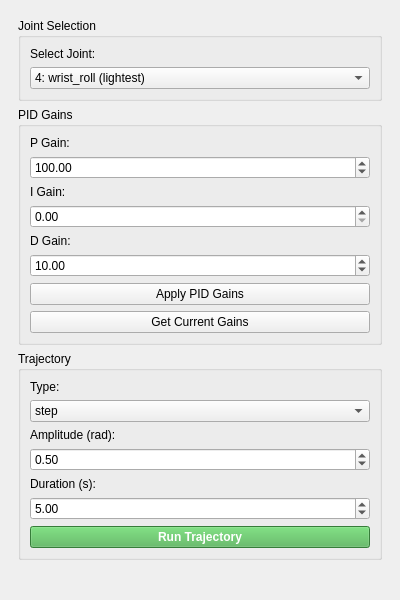
<?xml version="1.0" encoding="UTF-8"?>
<ui version="4.0">
 <class>MainWindow</class>
 <widget class="QMainWindow" name="MainWindow">
  <property name="geometry">
   <rect>
    <x>0</x>
    <y>0</y>
    <width>400</width>
    <height>600</height>
   </rect>
  </property>
  <property name="windowTitle">
   <string>PID Trajectory Tuner</string>
  </property>
  <widget class="QWidget" name="centralwidget">
   <layout class="QVBoxLayout" name="verticalLayout_main">
    <item>
     <widget class="QWidget" name="controlPanel" native="true">
      <layout class="QVBoxLayout" name="verticalLayout">
       <item>
        <widget class="QGroupBox" name="jointGroup">
         <property name="title">
          <string>Joint Selection</string>
         </property>
         <layout class="QVBoxLayout" name="verticalLayout_2">
          <item>
           <widget class="QLabel" name="label">
            <property name="text">
             <string>Select Joint:</string>
            </property>
           </widget>
          </item>
          <item>
           <widget class="QComboBox" name="jointCombo">
            <item>
             <property name="text">
              <string>4: wrist_roll (lightest)</string>
             </property>
            </item>
            <item>
             <property name="text">
              <string>3: wrist_pitch</string>
             </property>
            </item>
            <item>
             <property name="text">
              <string>2: elbow_pitch</string>
             </property>
            </item>
            <item>
             <property name="text">
              <string>1: shoulder_pitch</string>
             </property>
            </item>
            <item>
             <property name="text">
              <string>0: base_rotation (heaviest)</string>
             </property>
            </item>
           </widget>
          </item>
         </layout>
        </widget>
       </item>
       <item>
        <widget class="QGroupBox" name="pidGroup">
         <property name="title">
          <string>PID Gains</string>
         </property>
         <layout class="QVBoxLayout" name="verticalLayout_3">
          <item>
           <widget class="QLabel" name="label_2">
            <property name="text">
             <string>P Gain:</string>
            </property>
           </widget>
          </item>
          <item>
           <widget class="QDoubleSpinBox" name="pSpin">
            <property name="maximum">
             <double>1000.000000000000000</double>
            </property>
            <property name="singleStep">
             <double>10.000000000000000</double>
            </property>
            <property name="value">
             <double>100.000000000000000</double>
            </property>
           </widget>
          </item>
          <item>
           <widget class="QLabel" name="label_3">
            <property name="text">
             <string>I Gain:</string>
            </property>
           </widget>
          </item>
          <item>
           <widget class="QDoubleSpinBox" name="iSpin">
            <property name="maximum">
             <double>100.000000000000000</double>
            </property>
            <property name="singleStep">
             <double>1.000000000000000</double>
            </property>
           </widget>
          </item>
          <item>
           <widget class="QLabel" name="label_4">
            <property name="text">
             <string>D Gain:</string>
            </property>
           </widget>
          </item>
          <item>
           <widget class="QDoubleSpinBox" name="dSpin">
            <property name="maximum">
             <double>100.000000000000000</double>
            </property>
            <property name="singleStep">
             <double>1.000000000000000</double>
            </property>
            <property name="value">
             <double>10.000000000000000</double>
            </property>
           </widget>
          </item>
          <item>
           <widget class="QPushButton" name="applyBtn">
            <property name="text">
             <string>Apply PID Gains</string>
            </property>
           </widget>
          </item>
          <item>
           <widget class="QPushButton" name="getBtn">
            <property name="text">
             <string>Get Current Gains</string>
            </property>
           </widget>
          </item>
         </layout>
        </widget>
       </item>
       <item>
        <widget class="QGroupBox" name="trajGroup">
         <property name="title">
          <string>Trajectory</string>
         </property>
         <layout class="QVBoxLayout" name="verticalLayout_4">
          <item>
           <widget class="QLabel" name="label_5">
            <property name="text">
             <string>Type:</string>
            </property>
           </widget>
          </item>
          <item>
           <widget class="QComboBox" name="trajType">
            <item>
             <property name="text">
              <string>step</string>
             </property>
            </item>
            <item>
             <property name="text">
              <string>sine</string>
             </property>
            </item>
           </widget>
          </item>
          <item>
           <widget class="QLabel" name="label_6">
            <property name="text">
             <string>Amplitude (rad):</string>
            </property>
           </widget>
          </item>
          <item>
           <widget class="QDoubleSpinBox" name="amplitudeSpin">
            <property name="minimum">
             <double>0.100000000000000</double>
            </property>
            <property name="maximum">
             <double>3.000000000000000</double>
            </property>
            <property name="singleStep">
             <double>0.100000000000000</double>
            </property>
            <property name="value">
             <double>0.500000000000000</double>
            </property>
           </widget>
          </item>
          <item>
           <widget class="QLabel" name="label_7">
            <property name="text">
             <string>Duration (s):</string>
            </property>
           </widget>
          </item>
          <item>
           <widget class="QDoubleSpinBox" name="durationSpin">
            <property name="minimum">
             <double>1.000000000000000</double>
            </property>
            <property name="maximum">
             <double>10.000000000000000</double>
            </property>
            <property name="singleStep">
             <double>0.500000000000000</double>
            </property>
            <property name="value">
             <double>5.000000000000000</double>
            </property>
           </widget>
          </item>
          <item>
           <widget class="QPushButton" name="runBtn">
            <property name="styleSheet">
             <string notr="true">background-color: #4CAF50; color: white; font-weight: bold;</string>
            </property>
            <property name="text">
             <string>Run Trajectory</string>
            </property>
           </widget>
          </item>
         </layout>
        </widget>
       </item>
       <item>
        <spacer name="verticalSpacer">
         <property name="orientation">
          <enum>Qt::Vertical</enum>
         </property>
         <property name="sizeHint" stdset="0">
          <size>
           <width>20</width>
           <height>40</height>
          </size>
         </property>
        </spacer>
       </item>
      </layout>
     </widget>
    </item>
   </layout>
  </widget>
 </widget>
 <resources/>
 <connections/>
</ui>
